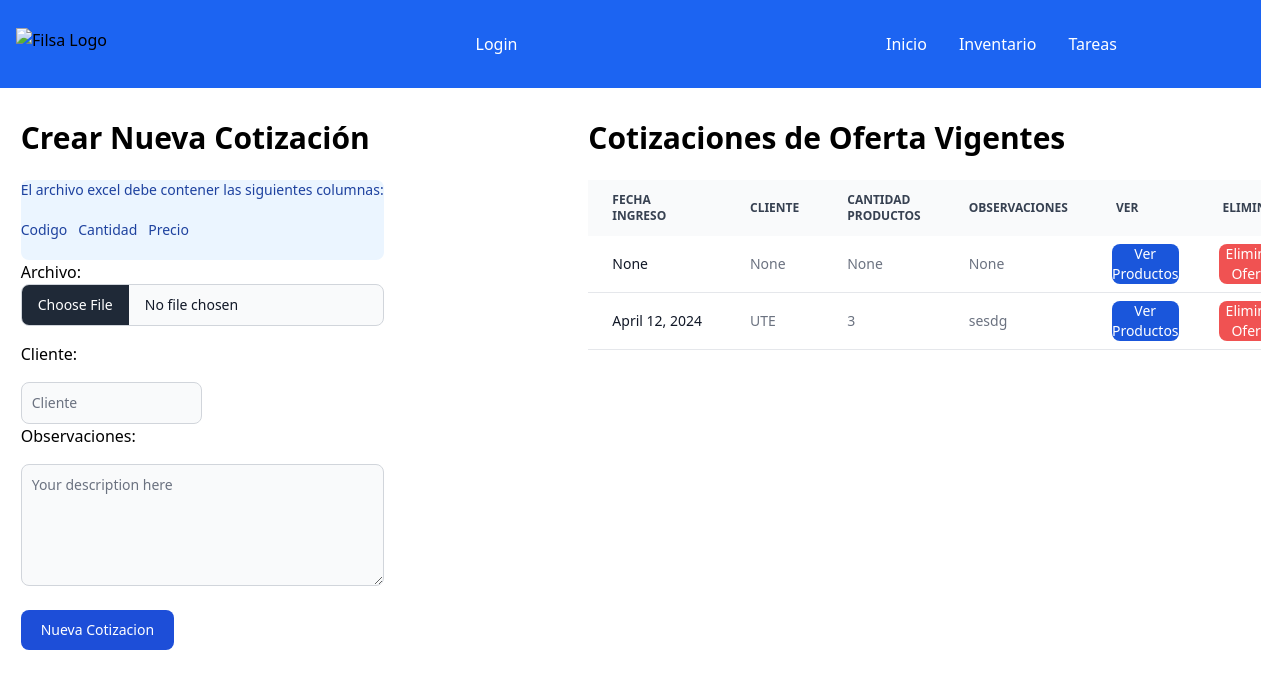
Before: /new-cotization/ with the older database file.
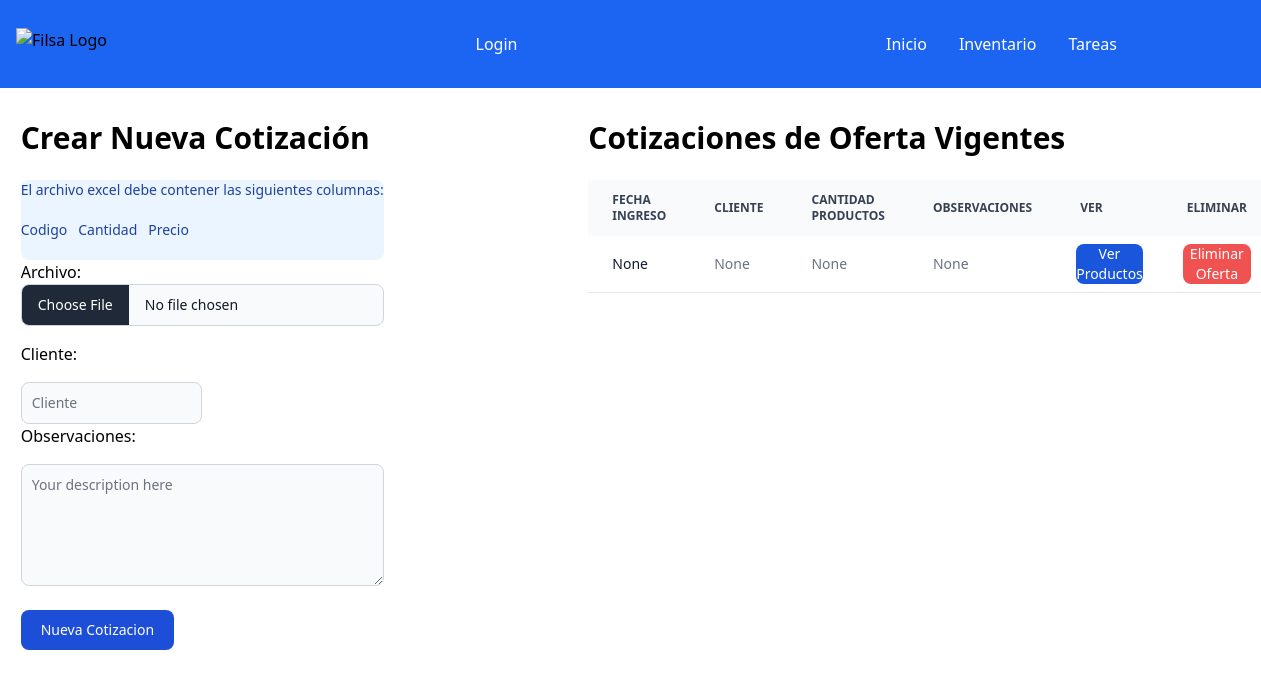
After: the same page with the newer database file.
### filsa/models.py (models this page shows)
class Cotization(models.Model):
    cotization_id = models.AutoField(primary_key=True)
    date = models.DateField(verbose_name=u"Fecha", null=True, blank=True)
    customer = models.CharField(max_length=60, null=True, blank=True)
    numberOfProducts = models.IntegerField(null=True, blank=True)
    observations = models.CharField(max_length=500, null=True, blank= True)

### filsa/views.py (the view)
# urls.py: path('new-cotization/', newCotization , name='newcotization'),
def newCotization(request):
    print('request.Files are')
    print(request.FILES)
    cotizations = Cotization.objects.all()
    if request.method == 'POST':
        form = CotizationForm(request.POST, request.FILES)
        if form.is_valid():
            print('el form es valido')
            data = handle_uploaded_file(request.FILES['archivo'])
            register_date = datetime.now().date()
            customer = form.cleaned_data['cliente']
            observations = form.cleaned_data['observaciones']
            numberOfProducts = len(data)
            cotization = Cotization.objects.create(date=register_date, customer = customer, numberOfProducts=numberOfProducts,observations=observations)
            for i in range(0,len(data)):
                product_code = data.iloc[i]['codigo']
                product_quantity = data.iloc[i]['cantidad']
                product_price = data.iloc[i]['precio']
                productdb = Product.objects.filter(internalCode = product_code).update(hasOffer=cotization, quantityOffer=product_quantity,priceOffer=product_price)
            messages.info(request, "Nueva Cotizacion de Oferta creada en forma exitosa", extra_tags="CotizacionOferta")
    else:
        form = CotizationForm()
    return render(request, 'cotization.html', {'form': form, 'cotizations':cotizations})

### filsa/forms.py
class CotizationForm(forms.Form):
    archivo = forms.FileField(widget=forms.FileInput(attrs={'class': "mb-4 block w-full text-sm text-gray-900 border border-gray-300 rounded-lg cursor-pointer bg-gray-50 dark:text-gray-400 focus:outline-none dark:bg-gray-700 dark:border-gray-600 dark:placeholder-gray-400" ,'id':"file_input" ,'type':"file" }))
    cliente = forms.CharField(widget=forms.TextInput(attrs={"class" : "mt-4 block p-2.5 w-1/2 text-sm text-gray-900 bg-gray-50 rounded-lg border border-gray-300 focus:ring-primary-500 focus:border-primary-500 dark:bg-gray-700 dark:border-gray-600 dark:placeholder-gray-400 dark:text-white dark:focus:ring-primary-500 dark:focus:border-primary-500" ,"placeholder":"Cliente"}))
    observaciones = forms.CharField(widget=forms.Textarea(attrs={"rows":"5", "class" : "mt-4 block p-2.5 w-full text-sm text-gray-900 bg-gray-50 rounded-lg border border-gray-300 focus:ring-primary-500 focus:border-primary-500 dark:bg-gray-700 dark:border-gray-600 dark:placeholder-gray-400 dark:text-white dark:focus:ring-primary-500 dark:focus:border-primary-500" ,"placeholder":"Your description here"}))

### filsa/templates/cotization.html (shortened to what this page needs)
{% extends '_base.html' %}
{% load static %}
{% block content %}
<div class="grid sm:grid-cols-2 sm:gap-6 md:grid-cols-3 gap-4 block">
    <div class="mx-auto relative top-8 block">
        <h3 class="text-3xl font-bold dark:text-white mb-6">Crear Nueva Cotización</h3>
        <div class="relative text-sm text-blue-800 rounded-lg bg-blue-50 dark:bg-gray-800 dark:text-blue-400" role="alert">
           El archivo excel debe contener las siguientes columnas:
           <br/> <br/>
           Codigo &nbsp; Cantidad &nbsp; Precio
           <br/> <br/>
          </div>
    <form enctype="multipart/form-data" id="forms" action="{% url 'newcotization' %}" method="POST" onsubmit="openLoader()">
        {{ form.as_p }}
        <button type="submit" id='nuevoIngreso' class="inline-flex items-center px-5 py-2.5 mt-4 sm:mt-6 text-sm font-medium text-center text-white bg-primary-700 rounded-lg focus:ring-4 focus:ring-primary-200 dark:focus:ring-primary-900 hover:bg-primary-800">
            Nueva Cotizacion
        </button>
    </form>
    </div>
     <div class="relative mx-auto top-8 lg:ml-40 overflow-x-auto block">
        <h3 class="text-3xl font-bold dark:text-white mb-6">Cotizaciones de Oferta Vigentes</h3>
        <table class="w-full text-sm text-left rtl:text-right text-gray-500 dark:text-gray-400">
            <thead class="text-xs text-gray-700 uppercase bg-gray-50 dark:bg-gray-700 dark:text-gray-400">
                <tr>
                    <th scope="col" class="px-6 py-3">
                        Fecha Ingreso
                    </th>
                    <th scope="col" class="px-6 py-3">
                        Cliente
                    </th>
                    <th scope="col" class="px-6 py-3">
                        Cantidad Productos
                    </th>
                    <th scope="col" class="px-6 py-3">
                        Observaciones
                    </th>
                    <th scope="col" class="px-6 py-3">
                        Ver
                    </th>
                    <th scope="col" class="px-6 py-3">
                        Eliminar
                    </th>
                </tr>
            </thead>
            <tbody>
                {% for cotization in cotizations %}
                <tr class="bg-white border-b dark:bg-gray-800 dark:border-gray-700">
                    <th scope="row" class="px-6 py-4 font-medium text-gray-900 whitespace-nowrap dark:text-white">
                        {{cotization.date}}
                    </th>
                    <td class="px-6 py-4">
                        {{cotization.customer}}
                    </td>
                    <td class="px-6 py-4">
                        {{cotization.numberOfProducts}}
                    </td>
                    <td class="px-6 py-4">
                        {{cotization.observations}}
                    </td>
                    <td class="px-5 py-2">
                    <button onclick="openmodal('{{cotization.cotization_id}}')"  class="block text-white bg-blue-700 hover:bg-blue-800 focus:ring-4 focus:outline-none focus:ring-blue-300 font-medium rounded-lg text-sm text-center dark:bg-blue-600 dark:hover:bg-blue-700 dark:focus:ring-blue-800" type="button">
                    Ver Productos
                    </button>
                    </td>
                    <td class="px-5 py-2">
                        <a href="{% url 'deletecotization' cotization_id=cotization.cotization_id %}">
                        <button class="block text-white bg-red-500 hover:bg-blue-800 focus:ring-4 focus:outline-none focus:ring-blue-300 font-medium rounded-lg text-sm text-center dark:bg-blue-600 dark:hover:bg-blue-700 dark:focus:ring-blue-800" type="button">
                        Eliminar Oferta
                        </button>
                    </a>
                        </td>
                </tr>
                {% endfor %}
            </tbody>
        </table>
    </div>
</div>
{% endblock content %}

Changed rows visible on the page:
removed Cotization: date "April 12, 2024", customer "UTE", numberOfProducts "3", observations "sesdg"
